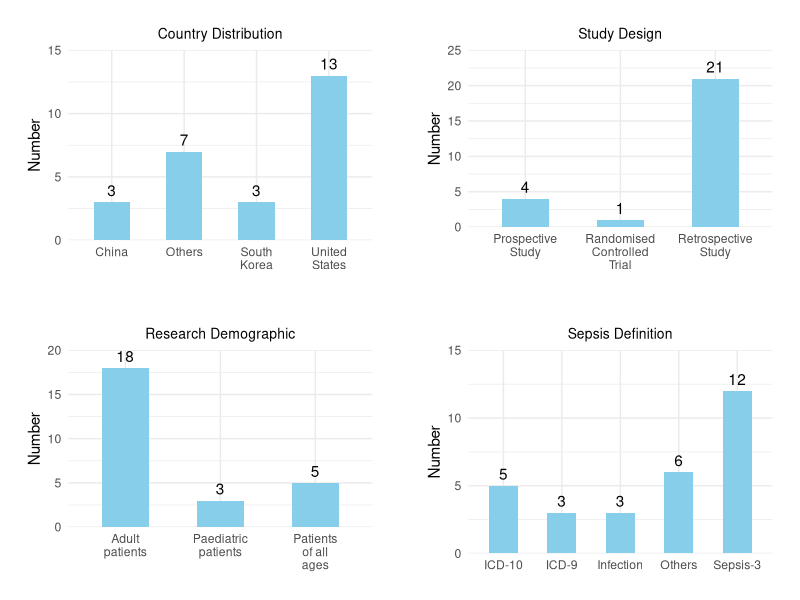

The R script that drew this image:
library(ggplot2)
library(gridExtra)
library(stringr)

country_data <- data.frame(
  Country = c("United States", "China", "South Korea", "Others"),
  Number = c(13, 3, 3, 7)
)

study_design_data <- data.frame(
  Study_Design = c("Retrospective Study", "Prospective Study", "Randomised Controlled Trial"),
  Number = c(21, 4, 1)
)

demographic_data <- data.frame(
  Demographic = c("Adult patients", "Paediatric patients", "Patients of all ages"),
  Number = c(18, 3, 5)
)

sepsis_definition_data <- data.frame(
  Sepsis_Definition = c("Sepsis-3", "ICD-10", "ICD-9", "Infection", "Others"),
  Number = c(12, 5, 3, 3, 6)
)

fill_color <- "skyblue"

create_plot <- function(data, x, y, title, fill_color) {
  ggplot(data, aes_string(x = x, y = y)) +
    geom_bar(stat = "identity", fill = fill_color, width = 0.5) +
    geom_text(aes_string(label = y), vjust = -0.5) +
    theme_minimal() +
    labs(title = title, y = "Number") +
    theme(
      plot.title = element_text(size = 10, hjust = 0.5),
      axis.text.x = element_text(angle = 0, hjust = 0.5, vjust = 1),
      axis.title.x = element_blank(),
      plot.margin = margin(t = 20, r = 20, b = 20, l = 20)
    ) +
    scale_x_discrete(labels = function(x) str_wrap(x, width = 10)) +
    scale_y_continuous(expand = c(0, 0), limits = c(0, ceiling(max(data[[y]]) / 5) * 5), breaks = seq(0, ceiling(max(data[[y]]) / 5) * 5, by = 5))
}

p1 <- create_plot(country_data, "Country", "Number", "Country Distribution", fill_color)
p2 <- create_plot(study_design_data, "Study_Design", "Number", "Study Design", fill_color)
p3 <- create_plot(demographic_data, "Demographic", "Number", "Research Demographic", fill_color)
p4 <- create_plot(sepsis_definition_data, "Sepsis_Definition", "Number", "Sepsis Definition", fill_color)

grid.arrange(p1, p2, p3, p4, ncol = 2)